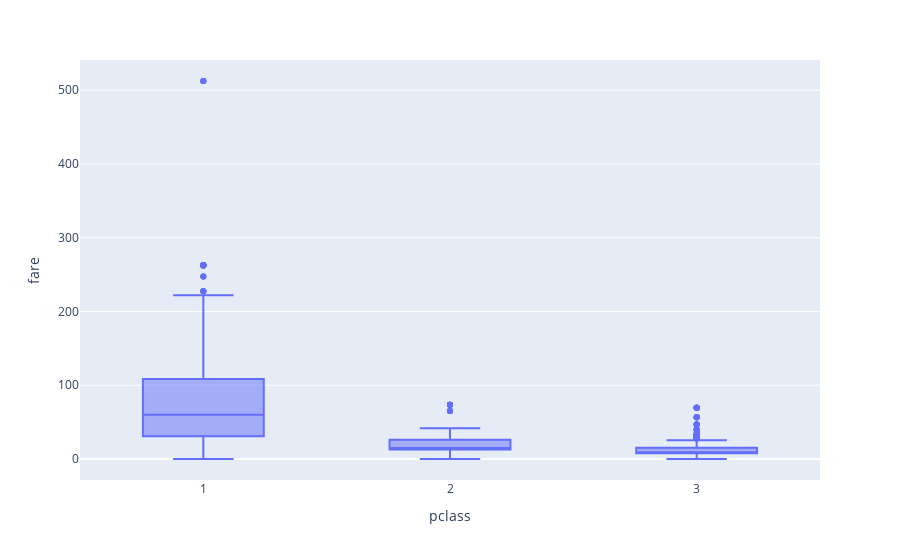

Notebook source saved alongside this figure:
### Code cell
px.box(titanic, x='pclass', y='fare')

### Figure 1 — Plotly figure (JSON) as saved in the notebook; plotly's stock layout.template omitted (floating-point values rounded to 4 significant figures; data arrays with more than 128 entries replaced by an {"elided": "..."} marker saying what was removed)
{"data": [{"alignmentgroup": "True", "hovertemplate": "pclass=%{x}<br>fare=%{y}<extra></extra>", "legendgroup": "", "marker": {"color": "#636efa"}, "name": "", "notched": false, "offsetgroup": "", "orientation": "v", "showlegend": false, "type": "box", "x": {"elided": "1309 int values"}, "x0": " ", "xaxis": "x", "y": {"elided": "1309 float values"}, "y0": " ", "yaxis": "y"}], "layout": {"boxmode": "group", "legend": {"tracegroupgap": 0}, "margin": {"t": 60}, "xaxis": {"anchor": "y", "domain": [0, 1], "title": {"text": "pclass"}}, "yaxis": {"anchor": "x", "domain": [0, 1], "title": {"text": "fare"}}}}
